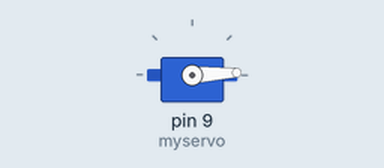
Recording of a sketch running on a simulated Arduino Uno, built with avr-gcc and run on an emulated ATmega328P. Shown: servo.

Above: at 0.05 s.
At 1.1 s:
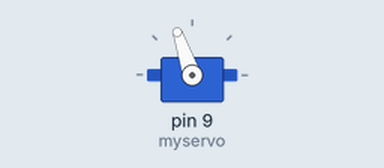
At 2.15 s:
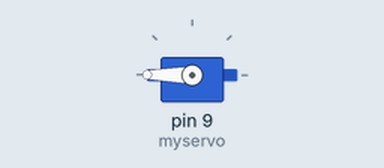
At 4.3 s:
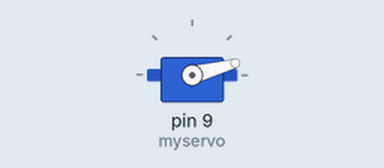
Timing chart, 0 to 9.7 s (numbered marks = the images above):
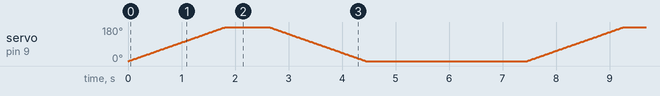

The sketch:

sketch_feb4b_180motor_WORKS.ino
```cpp
#include <Servo.h>

Servo myservo;  // create servo object to control a servo

void setup() {
  myservo.attach(9);  // attaches the servo on pin 9 to the servo object
}

void loop() {
  int currentPosition = 0;  // Starting position of the servo
  int targetPosition = 180; // Target position

  // Move servo gradually from 0 to 180
  moveServo(currentPosition, targetPosition, 10);  // Adjust speed with delay value

  delay(800); // Wait at the maximum position

  // Move servo gradually from 180 back to 0
  moveServo(targetPosition, currentPosition, 10);  // Adjust speed with delay value

  delay(3000); // Wait before starting the next cycle
}

// Function to gradually move the servo to a target position at controlled speed
void moveServo(int start, int end, int delayTime) {
  if (start < end) {
    // Incrementally move up
    for (int pos = start; pos <= end; pos++) {
      myservo.write(pos);
      delay(delayTime);  // Control speed of movement
    }
  } else {
    // Incrementally move down
    for (int pos = start; pos >= end; pos--) {
      myservo.write(pos);
      delay(delayTime);  // Control speed of movement
    }
  }
}
```
